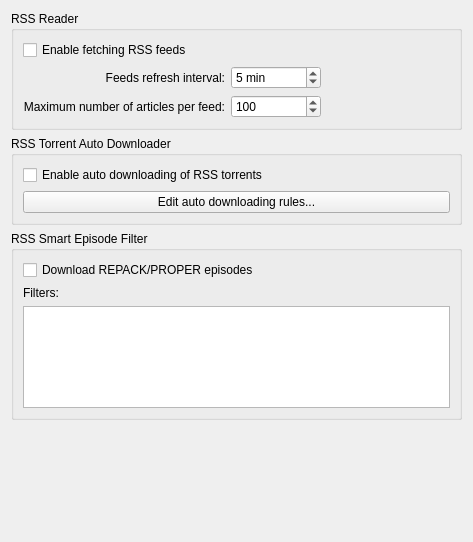
          <widget class="QWidget" name="scrollAreaWidgetContents_5">
           <property name="geometry">
            <rect>
             <x>0</x>
             <y>0</y>
             <width>473</width>
             <height>542</height>
            </rect>
           </property>
           <layout class="QVBoxLayout" name="verticalLayout_27">
            <item>
             <widget class="QGroupBox" name="groupRSSReader">
              <property name="title">
               <string>RSS Reader</string>
              </property>
              <layout class="QVBoxLayout" name="verticalLayout_26">
               <item>
                <widget class="QCheckBox" name="checkRSSEnable">
                 <property name="text">
                  <string>Enable fetching RSS feeds</string>
                 </property>
                </widget>
               </item>
               <item>
                <layout class="QGridLayout" name="gridLayout_5">
                 <item row="0" column="0">
                  <widget class="QLabel" name="label_111">
                   <property name="text">
                    <string>Feeds refresh interval:</string>
                   </property>
                   <property name="alignment">
                    <set>Qt::AlignRight|Qt::AlignTrailing|Qt::AlignVCenter</set>
                   </property>
                  </widget>
                 </item>
                 <item row="1" column="0">
                  <widget class="QLabel" name="label_12">
                   <property name="text">
                    <string>Maximum number of articles per feed:</string>
                   </property>
                   <property name="alignment">
                    <set>Qt::AlignRight|Qt::AlignTrailing|Qt::AlignVCenter</set>
                   </property>
                  </widget>
                 </item>
                 <item row="0" column="1">
                  <widget class="QSpinBox" name="spinRSSRefreshInterval">
                   <property name="suffix">
                    <string> min</string>
                   </property>
                   <property name="minimum">
                    <number>1</number>
                   </property>
                   <property name="maximum">
                    <number>999999</number>
                   </property>
                   <property name="value">
                    <number>5</number>
                   </property>
                  </widget>
                 </item>
                 <item row="1" column="1">
                  <widget class="QSpinBox" name="spinRSSMaxArticlesPerFeed">
                   <property name="maximum">
                    <number>9999</number>
                   </property>
                   <property name="value">
                    <number>100</number>
                   </property>
                  </widget>
                 </item>
                 <item row="1" column="2">
                  <spacer name="horizontalSpacer_6">
                   <property name="orientation">
                    <enum>Qt::Horizontal</enum>
                   </property>
                   <property name="sizeHint" stdset="0">
                    <size>
                     <width>40</width>
                     <height>20</height>
                    </size>
                   </property>
                  </spacer>
                 </item>
                </layout>
               </item>
              </layout>
             </widget>
            </item>
            <item>
             <widget class="QGroupBox" name="groupRSSAutoDownloader">
              <property name="title">
               <string>RSS Torrent Auto Downloader</string>
              </property>
              <layout class="QVBoxLayout" name="verticalLayout_21">
               <item>
                <widget class="QCheckBox" name="checkRSSAutoDownloaderEnable">
                 <property name="text">
                  <string>Enable auto downloading of RSS torrents</string>
                 </property>
                </widget>
               </item>
               <item>
                <widget class="QPushButton" name="btnEditRules">
                 <property name="text">
                  <string>Edit auto downloading rules...</string>
                 </property>
                </widget>
               </item>
              </layout>
             </widget>
            </item>
            <item>
             <widget class="QGroupBox" name="groupRSSSmartEpisodeFilter">
              <property name="title">
               <string>RSS Smart Episode Filter</string>
              </property>
              <layout class="QVBoxLayout" name="verticalLayout_31">
               <item>
                <widget class="QCheckBox" name="checkSmartFilterDownloadRepacks">
                 <property name="text">
                  <string>Download REPACK/PROPER episodes</string>
                 </property>
                </widget>
               </item>
               <item>
                <widget class="QLabel" name="label_5">
                 <property name="text">
                  <string>Filters:</string>
                 </property>
                </widget>
               </item>
               <item>
                <widget class="QPlainTextEdit" name="textSmartEpisodeFilters"/>
               </item>
              </layout>
             </widget>
            </item>
            <item>
             <spacer name="verticalSpacer_5">
              <property name="orientation">
               <enum>Qt::Vertical</enum>
              </property>
              <property name="sizeHint" stdset="0">
               <size>
                <width>20</width>
                <height>200</height>
               </size>
              </property>
             </spacer>
            </item>
           </layout>
          </widget>
